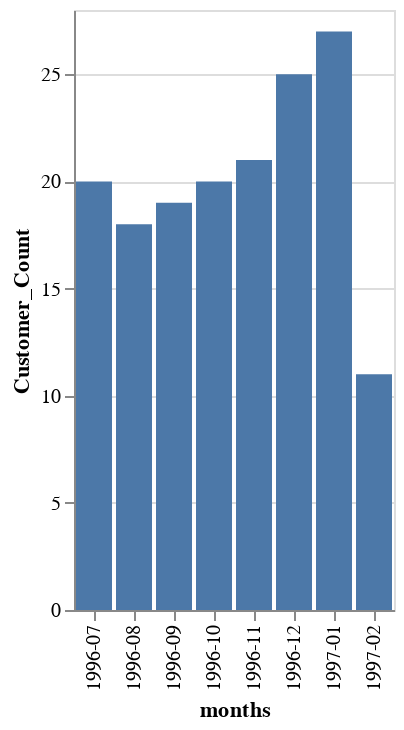

Notebook cell for this chart:
### Code cell
CustomersAcquired |> @vlplot(:bar, x=:months, y=:Customer_Count)

### Figure 1 — Vega-Lite specification as saved in the notebook (floating-point values rounded to 4 significant figures)
{"data": {"values": [{"Customer_Count": 20, "months": "1996-07"}, {"Customer_Count": 18, "months": "1996-08"}, {"Customer_Count": 19, "months": "1996-09"}, {"Customer_Count": 20, "months": "1996-10"}, {"Customer_Count": 21, "months": "1996-11"}, {"Customer_Count": 25, "months": "1996-12"}, {"Customer_Count": 27, "months": "1997-01"}, {"Customer_Count": 11, "months": "1997-02"}]}, "encoding": {"x": {"field": "months", "type": "nominal"}, "y": {"field": "Customer_Count", "type": "quantitative"}}, "mark": "bar"}
